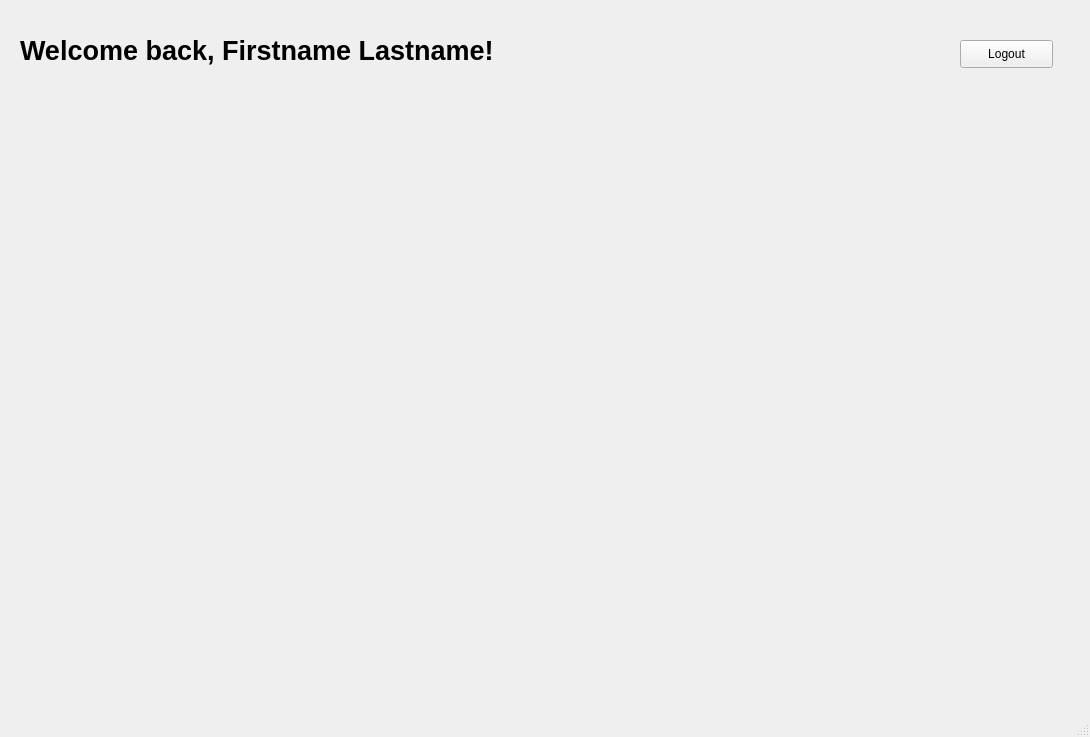
<?xml version="1.0" encoding="UTF-8"?>
<ui version="4.0">
 <class>MainWindow</class>
 <widget class="QMainWindow" name="MainWindow">
  <property name="geometry">
   <rect>
    <x>0</x>
    <y>0</y>
    <width>1090</width>
    <height>737</height>
   </rect>
  </property>
  <property name="windowTitle">
   <string>MainWindow</string>
  </property>
  <widget class="QWidget" name="centralwidget">
   <widget class="QPushButton" name="pushButton">
    <property name="geometry">
     <rect>
      <x>960</x>
      <y>40</y>
      <width>93</width>
      <height>28</height>
     </rect>
    </property>
    <property name="text">
     <string>Logout</string>
    </property>
   </widget>
   <widget class="QLabel" name="title_label">
    <property name="geometry">
     <rect>
      <x>20</x>
      <y>10</y>
      <width>881</width>
      <height>81</height>
     </rect>
    </property>
    <property name="font">
     <font>
      <pointsize>20</pointsize>
      <weight>75</weight>
      <bold>true</bold>
     </font>
    </property>
    <property name="text">
     <string>Welcome back, Firstname Lastname!</string>
    </property>
   </widget>
  </widget>
  <widget class="QStatusBar" name="statusbar"/>
 </widget>
 <resources/>
 <connections/>
</ui>
